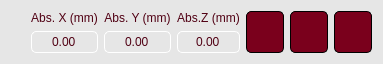
<?xml version="1.0" encoding="UTF-8"?>
<ui version="4.0">
 <class>Form</class>
 <widget class="QWidget" name="Form">
  <property name="geometry">
   <rect>
    <x>0</x>
    <y>0</y>
    <width>383</width>
    <height>59</height>
   </rect>
  </property>
  <property name="windowTitle">
   <string>Form</string>
  </property>
  <property name="styleSheet">
   <string notr="true">QWidget{
background-color: rgb(230,230,230);
}

QGroupBox{
color:  rgb(80, 0, 19);  /* Text color */
font-weight: bold;  /* Bold text */
}

QLabel{
color:  rgb(80, 0, 19);;  /* Text color */
}

QPushButton {
	background-color: rgb(122,0,28);  /* Background color */
	border: 1px solid rgb(0, 0, 0);
    color: rgb(255, 255, 255);  /* Text color */
    border-radius: 5px;  /* Rounded edges */
	padding: 2px;
}

QPushButton:hover {
    background-color: rgb(142, 0, 38);  /* Background color when hovered */
	color: rgb(245, 245, 245);
    border-color:rgb(40, 40, 40);  /* Border color when hovered */
}

QPushButton:pressed {
   color:  rgb(80, 0, 19);  /* Background color when pressed */
	border-color: rgb(0, 0, 0);
}
QPushButton:clicked {
   background-color: rgb(80,0,19);  /* Background color when pressed */
	border-color:  rgb(0,0, 0);
}

QPushButton:checked {
    background-color: rgb(255,255,255);
	color:  rgb(80, 0, 19);
	border: 2px solid rgb(122, 0, 28);
	font-weight: bold;  /* Bold text */
}

QPushButton:disabled {
    background-color: rgb(180,180, 180);
	border: 1px solid rgb(0, 0,0);
}

QDoubleSpinBox:enabled{
background-color: rgb(255,255,255);
color:  rgb(80, 0, 19);  /* Text color */
border: 1px solid  rgb(122, 0, 28);  /* Border color */
border-radius: 5px;  /* Rounded edges */
padding : 2px;
}
QDoubleSpinBox:disabled{
color: rgb(80, 0, 19);  /* Text color */
border: 1px solid rgb(255,255,255);  /* Border color */
border-radius: 5px;  /* Rounded edges */
padding : 2px;
}

QSpinBox:enabled{
background-color: rgb(255,255,255);
color:  rgb(80, 0, 19);  /* Text color */
border: 1px solid  rgb(122, 0, 28);  /* Border color */
border-radius: 5px;  /* Rounded edges */
padding : 2px;

}
QSpinBox:disabled{
color: rgb(80, 0, 19);  /* Text color */
border: 1px solid rgb(255,255,255);  /* Border color */
border-radius: 5px;  /* Rounded edges */
padding : 2px;
}

QPlainTextEdit{
background-color: rgb(255,255,255);
border-radius: 5px;  /* Rounded edges */
}

QLineEdit:endabled{
background-color: rgb(255,255,255);
color:  rgb(80, 0, 19);  /* Text color */
border: 1px solid rgb(0,0,0);  /* Border color */
border-radius: 5px;  /* Rounded edges */
padding : 2px;
}

QLineEdit:disabled{
background-color: rgb(230,230,230);
color:  rgb(80, 0, 19);  /* Text color */
border: 1px solid rgb(0,0,0);  /* Border color */
border-radius: 5px;  /* Rounded edges */
padding : 2px;
}

QComboBox{
background-color: rgb(255,255,255);
color:  rgb(80, 0, 19);  /* Text color */
border: 1px solid rgb(0,0,0);  /* Border color */
border-radius: 5px;  /* Rounded edges */
padding : 2px;
}

QTabBar::tab {
    color:  rgb(80, 0, 19); 
    border: 1px solid rgb(122,0,28);
    padding: 5px;
    border-top-left-radius: 5px;
    border-top-right-radius: 5px;
	min-width:80px;
}

QTabBar::tab:selected {
    color:  rgb(80, 0, 19); 
    background-color: rgb(255, 255, 255); ;
    font-weight: bold;
	border: 2px solid rgb(122, 0, 28);
}

QTabBar::tab:hover {
    color:  rgb(122, 0, 28); /* Slightly lighter orange */
	background-color: rgb(245, 245, 245); ;
}
</string>
  </property>
  <layout class="QGridLayout" name="gridLayout">
   <item row="0" column="5" rowspan="2">
    <widget class="QPushButton" name="move_to_button">
     <property name="sizePolicy">
      <sizepolicy hsizetype="Minimum" vsizetype="Preferred">
       <horstretch>0</horstretch>
       <verstretch>0</verstretch>
      </sizepolicy>
     </property>
     <property name="text">
      <string/>
     </property>
     <property name="icon">
      <iconset>
       <normaloff>resources/move_to.png</normaloff>resources/move_to.png</iconset>
     </property>
     <property name="iconSize">
      <size>
       <width>25</width>
       <height>25</height>
      </size>
     </property>
    </widget>
   </item>
   <item row="0" column="6" rowspan="2">
    <widget class="QPushButton" name="remove_button">
     <property name="sizePolicy">
      <sizepolicy hsizetype="Minimum" vsizetype="Preferred">
       <horstretch>0</horstretch>
       <verstretch>0</verstretch>
      </sizepolicy>
     </property>
     <property name="text">
      <string/>
     </property>
     <property name="icon">
      <iconset>
       <normaloff>resources/trash.png</normaloff>
       <normalon>resources/trash.png</normalon>resources/trash.png</iconset>
     </property>
     <property name="iconSize">
      <size>
       <width>25</width>
       <height>25</height>
      </size>
     </property>
    </widget>
   </item>
   <item row="0" column="3">
    <widget class="QLabel" name="label_5">
     <property name="text">
      <string>Abs.Z (mm)</string>
     </property>
     <property name="alignment">
      <set>Qt::AlignCenter</set>
     </property>
    </widget>
   </item>
   <item row="0" column="4" rowspan="2">
    <widget class="QPushButton" name="set_current_pos_button">
     <property name="sizePolicy">
      <sizepolicy hsizetype="Minimum" vsizetype="Preferred">
       <horstretch>0</horstretch>
       <verstretch>0</verstretch>
      </sizepolicy>
     </property>
     <property name="text">
      <string/>
     </property>
     <property name="icon">
      <iconset>
       <normaloff>resources/crosshair_new.png</normaloff>resources/crosshair_new.png</iconset>
     </property>
     <property name="iconSize">
      <size>
       <width>25</width>
       <height>25</height>
      </size>
     </property>
    </widget>
   </item>
   <item row="0" column="1">
    <widget class="QLabel" name="label_3">
     <property name="text">
      <string>Abs. X (mm)</string>
     </property>
     <property name="alignment">
      <set>Qt::AlignCenter</set>
     </property>
    </widget>
   </item>
   <item row="1" column="2">
    <widget class="QDoubleSpinBox" name="abs_y_spinbox">
     <property name="enabled">
      <bool>false</bool>
     </property>
     <property name="alignment">
      <set>Qt::AlignCenter</set>
     </property>
     <property name="buttonSymbols">
      <enum>QAbstractSpinBox::NoButtons</enum>
     </property>
     <property name="minimum">
      <double>-1000.000000000000000</double>
     </property>
     <property name="maximum">
      <double>1000.000000000000000</double>
     </property>
    </widget>
   </item>
   <item row="1" column="3">
    <widget class="QDoubleSpinBox" name="abs_z_spinbox">
     <property name="enabled">
      <bool>false</bool>
     </property>
     <property name="alignment">
      <set>Qt::AlignCenter</set>
     </property>
     <property name="buttonSymbols">
      <enum>QAbstractSpinBox::NoButtons</enum>
     </property>
     <property name="minimum">
      <double>-1000.000000000000000</double>
     </property>
     <property name="maximum">
      <double>1000.000000000000000</double>
     </property>
    </widget>
   </item>
   <item row="0" column="2">
    <widget class="QLabel" name="label_4">
     <property name="text">
      <string>Abs. Y (mm)</string>
     </property>
     <property name="alignment">
      <set>Qt::AlignCenter</set>
     </property>
    </widget>
   </item>
   <item row="1" column="1">
    <widget class="QDoubleSpinBox" name="abs_x_spinbox">
     <property name="enabled">
      <bool>false</bool>
     </property>
     <property name="alignment">
      <set>Qt::AlignCenter</set>
     </property>
     <property name="buttonSymbols">
      <enum>QAbstractSpinBox::NoButtons</enum>
     </property>
     <property name="minimum">
      <double>-1000.000000000000000</double>
     </property>
     <property name="maximum">
      <double>1000.000000000000000</double>
     </property>
    </widget>
   </item>
   <item row="0" column="0" rowspan="2">
    <widget class="QLabel" name="point_name_label">
     <property name="text">
      <string/>
     </property>
    </widget>
   </item>
  </layout>
 </widget>
 <resources/>
 <connections/>
</ui>
